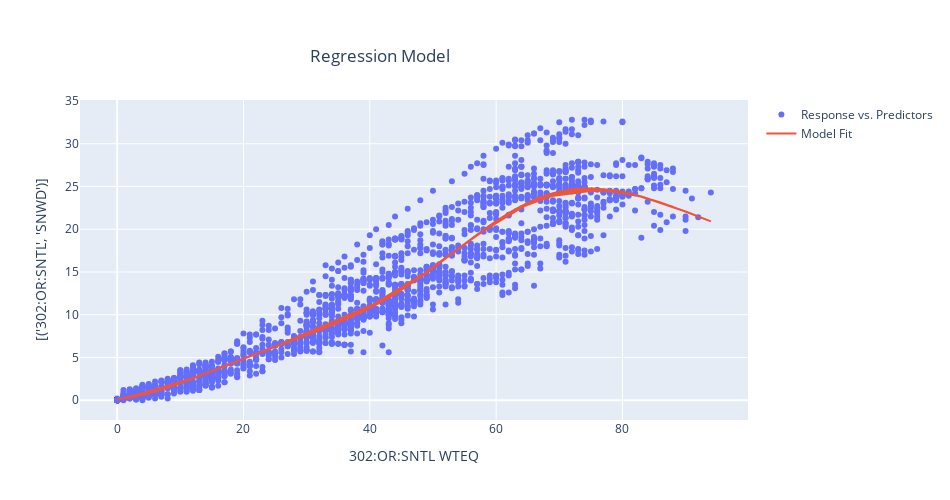

The code cell stored with this chart in its notebook:
### Code cell
apple.modelfit_fig

### Figure 1 — Plotly figure (JSON) as saved in the notebook; plotly's stock layout.template omitted (floating-point values rounded to 4 significant figures; data arrays with more than 128 entries replaced by an {"elided": "..."} marker saying what was removed)
{"data": [{"hovertext": {"elided": "2947 str values"}, "mode": "markers", "name": "Response vs. Predictors", "type": "scatter", "x": {"elided": "2947 int values"}, "y": {"elided": "2947 float values"}}, {"hovertext": {"elided": "2947 str values"}, "mode": "lines", "name": "Model Fit", "type": "scatter", "x": {"elided": "2947 int values"}, "y": {"elided": "2947 float values"}}], "layout": {"height": 500, "showlegend": true, "title": {"text": "Regression Model", "x": 0.4, "xanchor": "center", "y": 0.9, "yanchor": "top"}, "width": 950, "xaxis": {"title": {"text": "302:OR:SNTL WTEQ"}}, "yaxis": {"title": {"text": "[('302:OR:SNTL', 'SNWD')]"}}}}
